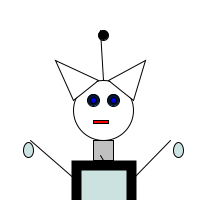
Frame 1 (no input)
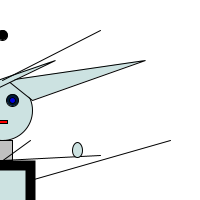
Frame 60 (the mouse pressed at the canvas centre just before this capture)
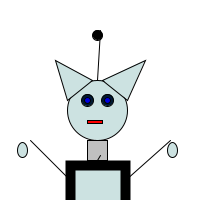
Frame 120 (the mouse held since frame 60 and released just before this capture)

The Processing sketch that drew these frames (run headless with seeded random() and noise(); from frame 60 on, the mouse is pressed at the canvas centre):

// Processing sketch: processing_58121
// ── processing_58121.pde

float x=110;
float y=110;
float h=100;
float w=100;
float easing = 0.06;
 
 
 
void setup(){
  
 
 
  
  size(200, 200);
  background(220);
  smooth();
 
   
   
}
 
  
 void draw(){
   int targetX = mouseX;
  x += (targetX - x) * easing;
  background(255);

 
 //Head
ellipse(x,y, 60,60);
triangle(x+5,y-30,x+30,y-10,145,60);
triangle(x-5,y-30,x-30,y-10,55,60);
//is there a way where i can mirror the two triangles without having to calculate the co-ordinates?


//Face
fill(0,26,51);
ellipse (x-10,y-10,12,12);
fill(0,0,225);
ellipse(x-10,y-10,6,6);
fill(0,26,51);
ellipse (x+10,y-10,12,12);
fill(0,0,225);
ellipse(x+10,y-10,6,6);
fill(255,0,0);
rect(x-10,y+10,15,3);



//antenee
fill(0);
line(x,y-30,100,30);
ellipse(x,y-75,10,10);

//shoulders

//Neck
fill(192);
rect(x-10,y+30,20,20);
line(x,y+50,100,155);

//Body
strokeWeight(10);
fill(204,226,225);
rect(x-27,y+55,55,40);


//Arms 
strokeWeight(1);
line(x-27,y+70,30,140);
ellipse(x-75,y+40,10,15);
line(x+28,y+70,170,140);
ellipse(x+75,y+40,10,15);
 
 }
